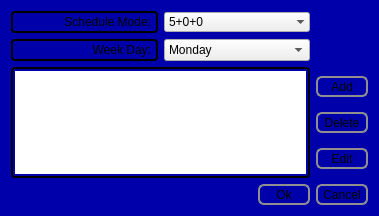
<?xml version="1.0" encoding="UTF-8"?>
<ui version="4.0">
 <class>FanScheduleSet</class>
 <widget class="QWidget" name="FanScheduleSet">
  <property name="geometry">
   <rect>
    <x>0</x>
    <y>0</y>
    <width>379</width>
    <height>216</height>
   </rect>
  </property>
  <property name="styleSheet">
   <string notr="true">QWidget#FanScheduleSet {
	background-color: #0000aa
}

QFrame {
	border: 2px solid black;
	border-radius: 4px;
	padding: 2px;
}

QComboBox {
	selection-background-color: transparent;
	selection-color: black;
}
 
QPushButton {
	border: 2px solid #8f8f91;
	border-radius: 6px;
	background-image: url(&quot;:/Hac/background-button-big.png&quot;);
	background-repeat: no-repeat;
	width: 48px;
	height: 17px;
 }

 QPushButton:pressed {
	border-color: red;
 }

 QSpinBox {
	margin: 1px;
	background: transparent;
	selection-background-color: transparent;
	text: black;
	selection-color: black;
	font: normal 15px;
	border: 1px solid black;
}

QSpinBox::up-button {
	subcontrol-origin: border;
    subcontrol-position: left;
	background: transparent;
	width: 20px;
	height: 20px;
}

QSpinBox:up-arrow {
     image: url(:/Hac/leftarrow-black-20x20.png);
     width: 20px;
     height: 20px;
}
QSpinBox::up-arrow:pressed {
     image: url(:/Hac/leftarrow-red-20x20.png);
}


QSpinBox::down-button {
    subcontrol-origin: border;
    subcontrol-position: right;
	background: transparent;
	width: 20px;
	height: 20px;
}

QSpinBox::down-arrow {
     image: url(:/Hac/rightarrow-black-20x20.png);
     width: 20px;
     height: 20px;
}
QSpinBox::down-arrow:pressed {
     image: url(:/Hac/rightarrow-red-20x20.png);
}


</string>
  </property>
  <layout class="QGridLayout" name="gridLayout_2">
   <item row="0" column="0">
    <layout class="QGridLayout" name="gridLayout">
     <item row="0" column="0">
      <widget class="QLabel" name="modeLabel">
       <property name="text">
        <string>Schedule Mode:</string>
       </property>
       <property name="alignment">
        <set>Qt::AlignRight|Qt::AlignTrailing|Qt::AlignVCenter</set>
       </property>
      </widget>
     </item>
     <item row="2" column="0">
      <widget class="QLabel" name="dayLabel">
       <property name="text">
        <string>Week Day:</string>
       </property>
       <property name="alignment">
        <set>Qt::AlignRight|Qt::AlignTrailing|Qt::AlignVCenter</set>
       </property>
      </widget>
     </item>
     <item row="0" column="1">
      <widget class="QComboBox" name="modeComboBox">
       <property name="frame">
        <bool>false</bool>
       </property>
       <item>
        <property name="text">
         <string>5+0+0</string>
        </property>
       </item>
       <item>
        <property name="text">
         <string>5+1+1</string>
        </property>
       </item>
       <item>
        <property name="text">
         <string>5+2</string>
        </property>
       </item>
       <item>
        <property name="text">
         <string>7</string>
        </property>
       </item>
      </widget>
     </item>
     <item row="2" column="1">
      <widget class="QComboBox" name="comboBox">
       <item>
        <property name="text">
         <string>Monday</string>
        </property>
       </item>
       <item>
        <property name="text">
         <string>Tuesday</string>
        </property>
       </item>
       <item>
        <property name="text">
         <string>Wednesday</string>
        </property>
       </item>
       <item>
        <property name="text">
         <string>Thursday</string>
        </property>
       </item>
       <item>
        <property name="text">
         <string>Friday</string>
        </property>
       </item>
       <item>
        <property name="text">
         <string>Saturday</string>
        </property>
       </item>
       <item>
        <property name="text">
         <string>Sunday</string>
        </property>
       </item>
      </widget>
     </item>
    </layout>
   </item>
   <item row="2" column="0">
    <widget class="QListWidget" name="scheduleListWidget"/>
   </item>
   <item row="2" column="1">
    <layout class="QVBoxLayout" name="verticalLayout">
     <item>
      <widget class="QPushButton" name="addButton">
       <property name="text">
        <string>Add</string>
       </property>
      </widget>
     </item>
     <item>
      <widget class="QPushButton" name="delButton">
       <property name="text">
        <string>Delete</string>
       </property>
      </widget>
     </item>
     <item>
      <widget class="QPushButton" name="editButton">
       <property name="text">
        <string>Edit</string>
       </property>
      </widget>
     </item>
    </layout>
   </item>
   <item row="3" column="0" colspan="2">
    <layout class="QHBoxLayout" name="horizontalLayout_2">
     <item>
      <spacer name="horizontalSpacer">
       <property name="orientation">
        <enum>Qt::Horizontal</enum>
       </property>
       <property name="sizeHint" stdset="0">
        <size>
         <width>87</width>
         <height>20</height>
        </size>
       </property>
      </spacer>
     </item>
     <item>
      <widget class="QPushButton" name="okButton">
       <property name="text">
        <string>Ok</string>
       </property>
      </widget>
     </item>
     <item>
      <widget class="QPushButton" name="cancelButton">
       <property name="text">
        <string>Cancel</string>
       </property>
      </widget>
     </item>
    </layout>
   </item>
  </layout>
 </widget>
 <resources/>
 <connections/>
</ui>
